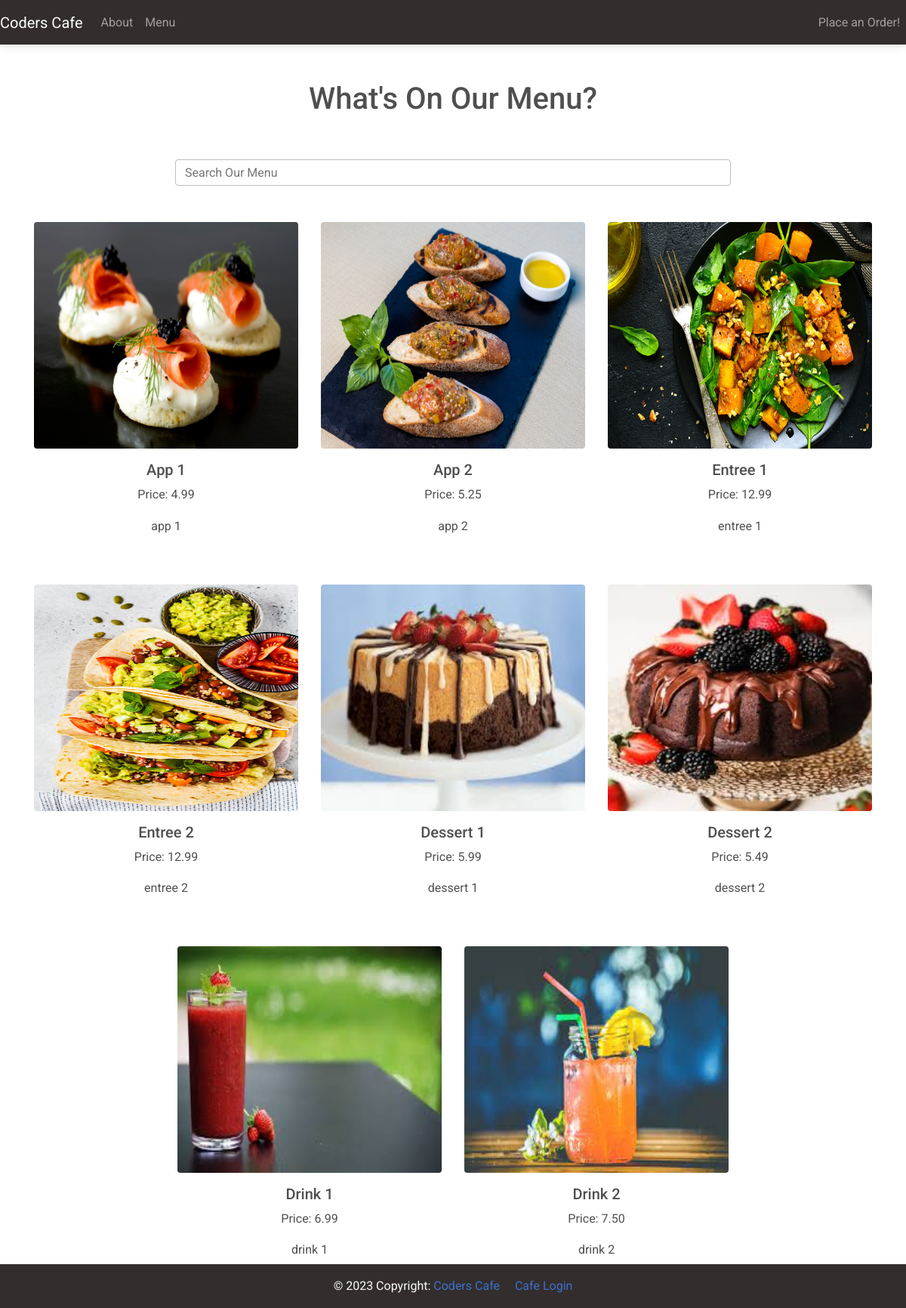
The app's page /menu/ with its own data.
### customer/models.py (models this page shows, shortened)
class MenuItem(models.Model):
    name = models.CharField(max_length=100)
    description = models.TextField()
    image = models.ImageField(upload_to='menu_images/')
    price = models.DecimalField(max_digits=5, decimal_places=2)
    category = models.ManyToManyField('Category', related_name='item')

### customer/views.py (the view)
# urls.py: path('menu/', Menu.as_view(), name='menu'),
class Menu(View):
    def get(self, request, *args, **kwargs):
        menu_items=MenuItem.objects.all()
        context = {
            'menu_items': menu_items
        }
        return render(request, 'customer/menu.html', context)

### customer/templates/customer/menu.html
{% extends 'customer/base.html' %}
{% block content %}
<div class="container">
    <div class="row justify-content-center mt-5">
        <div class="col-md-6 col-sm-12 text-center">
            <h1>What's On Our Menu?</h1>
        </div>
    </div>
    <div class="row justify-content-center mt-5">
        <div class="col-md-8 col-sm-12 text-center">
            <form method="GET" action="{% url 'menu-search' %}">
                <div class="med-form mt-0 active-cyan-2 pb-5">
                    <input class="form-control" name="q" type="text" placeholder="Search Our Menu" aria-label="Search" value="{{  request.GET.q  }}">
                </div>
            </form>
        </div>
    </div>
    <div class="row justify-content-center">
        {% for item in menu_items %}
        <div class="col-md-4 col-sm-12 text-center mb-5">
            <img class="rounded" src="{{ item.image.url }}" width="350" height="300">
            <h5 class="mt-3">{{ item.name }}</h5>
            <p>Price: {{ item.price }}</p>
            <p>{{ item.description }}</p>
        </div>
        {% endfor %}
    </div>
</div>
{% endblock content %}

### records on screen
MenuItem: image (picture), name "App 1", price "4.99", description "app 1"
MenuItem: image (picture), name "App 2", price "5.25", description "app 2"
MenuItem: image (picture), name "Entree 1", price "12.99", description "entree 1"
MenuItem: image (picture), name "Entree 2", price "12.99", description "entree 2"
MenuItem: image (picture), name "Dessert 1", price "5.99", description "dessert 1"
MenuItem: image (picture), name "Dessert 2", price "5.49", description "dessert 2"
MenuItem: image (picture), name "Drink 1", price "6.99", description "drink 1"
MenuItem: image (picture), name "Drink 2", price "7.50", description "drink 2"
